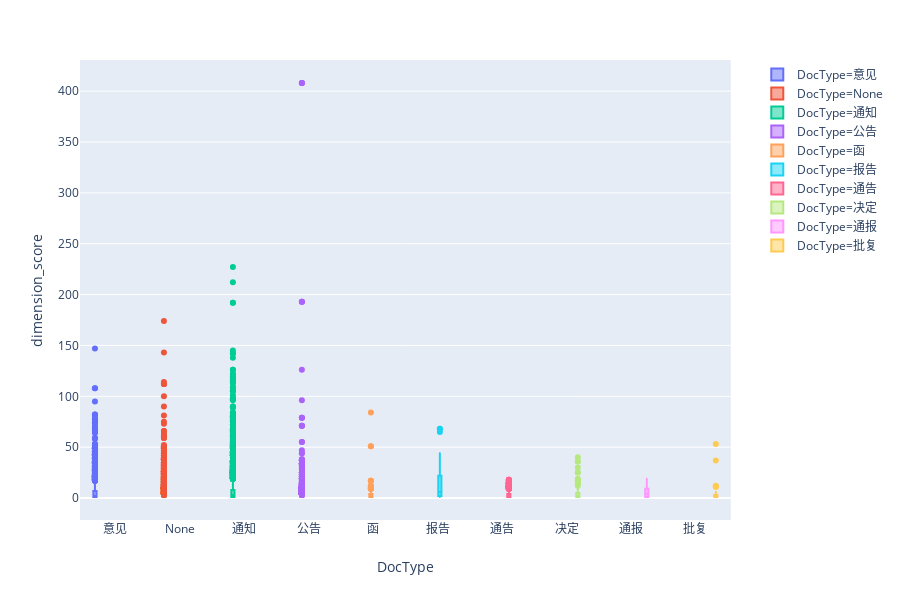

Write notebook code for a chart like this one.
### Code cell
fig = px.box(data, x="DocType", y="dimension_score",color="DocType")
fig.show()

### Figure 1 — Plotly figure (JSON) as saved in the notebook; plotly's stock layout.template omitted (floating-point values rounded to 4 significant figures; data arrays with more than 128 entries replaced by an {"elided": "..."} marker saying what was removed)
{"data": [{"alignmentgroup": "True", "hoverlabel": {"namelength": 0}, "hovertemplate": "DocType=%{x}<br>dimension_score=%{y}", "legendgroup": "DocType=意见", "marker": {"color": "#636efa"}, "name": "DocType=意见", "notched": false, "offsetgroup": "DocType=意见", "orientation": "v", "showlegend": true, "type": "box", "x": {"elided": "1162 str values"}, "x0": " ", "xaxis": "x", "y": {"elided": "1162 int values"}, "y0": " ", "yaxis": "y"}, {"alignmentgroup": "True", "hoverlabel": {"namelength": 0}, "hovertemplate": "DocType=%{x}<br>dimension_score=%{y}", "legendgroup": "DocType=None", "marker": {"color": "#EF553B"}, "name": "DocType=None", "notched": false, "offsetgroup": "DocType=None", "orientation": "v", "showlegend": true, "type": "box", "x": {"elided": "2338 str values"}, "x0": " ", "xaxis": "x", "y": {"elided": "2338 int values"}, "y0": " ", "yaxis": "y"}, {"alignmentgroup": "True", "hoverlabel": {"namelength": 0}, "hovertemplate": "DocType=%{x}<br>dimension_score=%{y}", "legendgroup": "DocType=通知", "marker": {"color": "#00cc96"}, "name": "DocType=通知", "notched": false, "offsetgroup": "DocType=通知", "orientation": "v", "showlegend": true, "type": "box", "x": {"elided": "4056 str values"}, "x0": " ", "xaxis": "x", "y": {"elided": "4056 int values"}, "y0": " ", "yaxis": "y"}, {"alignmentgroup": "True", "hoverlabel": {"namelength": 0}, "hovertemplate": "DocType=%{x}<br>dimension_score=%{y}", "legendgroup": "DocType=公告", "marker": {"color": "#ab63fa"}, "name": "DocType=公告", "notched": false, "offsetgroup": "DocType=公告", "orientation": "v", "showlegend": true, "type": "box", "x": {"elided": "2404 str values"}, "x0": " ", "xaxis": "x", "y": {"elided": "2404 int values"}, "y0": " ", "yaxis": "y"}, {"alignmentgroup": "True", "hoverlabel": {"namelength": 0}, "hovertemplate": "DocType=%{x}<br>dimension_score=%{y}", "legendgroup": "DocType=函", "marker": {"color": "#FFA15A"}, "name": "DocType=函", "notched": false, "offsetgroup": "DocType=函", "orientation": "v", "showlegend": true, "type": "box", "x": {"elided": "685 str values"}, "x0": " ", "xaxis": "x", "y": {"elided": "685 int values"}, "y0": " ", "yaxis": "y"}, {"alignmentgroup": "True", "hoverlabel": {"namelength": 0}, "hovertemplate": "DocType=%{x}<br>dimension_score=%{y}", "legendgroup": "DocType=报告", "marker": {"color": "#19d3f3"}, "name": "DocType=报告", "notched": false, "offsetgroup": "DocType=报告", "orientation": "v", "showlegend": true, "type": "box", "x": ["报告", "报告", "报告", "报告", "报告", "报告", "报告", "报告", "报告", "报告", "报告", "报告", "报告", "报告", "报告", "报告", "报告", "报告", "报告", "报告", "报告", "报告", "报告", "报告", "报告", "报告", "报告", "报告", "报告", "报告", "报告", "报告", "报告", "报告", "报告", "报告", "报告", "报告", "报告", "报告", "报告", "报告", "报告", "报告", "报告", "报告", "报告", "报告", "报告", "报告"], "x0": " ", "xaxis": "x", "y": [1, 1, 2, 2, 15, 2, 7, 17, 11, 2, 15, 2, 4, 27, 44, 26, 1, 1, 15, 3, 2, 68, 22, 6, 5, 27, 44, 26, 1, 1, 15, 3, 2, 68, 22, 6, 5, 1, 27, 26, 2, 1, 6, 4, 8, 7, 2, 6, 65, 1], "y0": " ", "yaxis": "y"}, {"alignmentgroup": "True", "hoverlabel": {"namelength": 0}, "hovertemplate": "DocType=%{x}<br>dimension_score=%{y}", "legendgroup": "DocType=通告", "marker": {"color": "#FF6692"}, "name": "DocType=通告", "notched": false, "offsetgroup": "DocType=通告", "orientation": "v", "showlegend": true, "type": "box", "x": {"elided": "485 str values"}, "x0": " ", "xaxis": "x", "y": {"elided": "485 int values"}, "y0": " ", "yaxis": "y"}, {"alignmentgroup": "True", "hoverlabel": {"namelength": 0}, "hovertemplate": "DocType=%{x}<br>dimension_score=%{y}", "legendgroup": "DocType=决定", "marker": {"color": "#B6E880"}, "name": "DocType=决定", "notched": false, "offsetgroup": "DocType=决定", "orientation": "v", "showlegend": true, "type": "box", "x": {"elided": "138 str values"}, "x0": " ", "xaxis": "x", "y": {"elided": "138 int values"}, "y0": " ", "yaxis": "y"}, {"alignmentgroup": "True", "hoverlabel": {"namelength": 0}, "hovertemplate": "DocType=%{x}<br>dimension_score=%{y}", "legendgroup": "DocType=通报", "marker": {"color": "#FF97FF"}, "name": "DocType=通报", "notched": false, "offsetgroup": "DocType=通报", "orientation": "v", "showlegend": true, "type": "box", "x": ["通报", "通报", "通报", "通报", "通报", "通报", "通报", "通报", "通报", "通报", "通报", "通报", "通报", "通报", "通报", "通报", "通报", "通报", "通报", "通报", "通报", "通报", "通报", "通报", "通报", "通报", "通报", "通报", "通报", "通报", "通报", "通报", "通报", "通报", "通报", "通报", "通报", "通报", "通报", "通报", "通报", "通报", "通报", "通报", "通报", "通报", "通报", "通报", "通报", "通报", "通报", "通报", "通报", "通报", "通报", "通报", "通报", "通报", "通报", "通报", "通报", "通报", "通报", "通报", "通报", "通报", "通报", "通报", "通报", "通报", "通报", "通报", "通报", "通报", "通报", "通报", "通报", "通报", "通报", "通报", "通报", "通报", "通报", "通报", "通报", "通报", "通报", "通报", "通报", "通报", "通报", "通报", "通报", "通报", "通报", "通报", "通报", "通报", "通报", "通报", "通报", "通报", "通报", "通报", "通报", "通报", "通报", "通报", "通报", "通报", "通报", "通报", "通报", "通报", "通报", "通报", "通报", "通报", "通报", "通报", "通报", "通报", "通报", "通报", "通报", "通报"], "x0": " ", "xaxis": "x", "y": [6, 1, 1, 3, 4, 7, 1, 1, 1, 1, 2, 3, 1, 16, 12, 19, 2, 2, 5, 16, 9, 1, 10, 5, 10, 12, 8, 4, 5, 7, 9, 1, 5, 6, 9, 3, 16, 5, 1, 8, 6, 5, 3, 9, 11, 3, 5, 1, 1, 1, 1, 1, 1, 1, 3, 4, 7, 1, 1, 1, 12, 1, 1, 2, 3, 1, 1, 16, 12, 19, 1, 5, 5, 16, 9, 1, 10, 5, 10, 12, 8, 4, 5, 7, 9, 1, 5, 6, 9, 3, 16, 5, 1, 8, 6, 5, 9, 3, 11, 3, 5, 1, 1, 1, 1, 1, 1, 1, 3, 4, 7, 1, 1, 1, 12, 1, 1, 2, 3, 1, 1, 16, 12, 19, 12, 6], "y0": " ", "yaxis": "y"}, {"alignmentgroup": "True", "hoverlabel": {"namelength": 0}, "hovertemplate": "DocType=%{x}<br>dimension_score=%{y}", "legendgroup": "DocType=批复", "marker": {"color": "#FECB52"}, "name": "DocType=批复", "notched": false, "offsetgroup": "DocType=批复", "orientation": "v", "showlegend": true, "type": "box", "x": {"elided": "246 str values"}, "x0": " ", "xaxis": "x", "y": {"elided": "246 int values"}, "y0": " ", "yaxis": "y"}], "layout": {"boxmode": "group", "height": 600, "legend": {"tracegroupgap": 0}, "margin": {"t": 60}, "xaxis": {"anchor": "y", "categoryarray": ["意见", "None", "通知", "公告", "函", "报告", "通告", "决定", "通报", "批复"], "categoryorder": "array", "domain": [0, 0.98], "title": {"text": "DocType"}}, "yaxis": {"anchor": "x", "domain": [0, 1], "title": {"text": "dimension_score"}}}}
